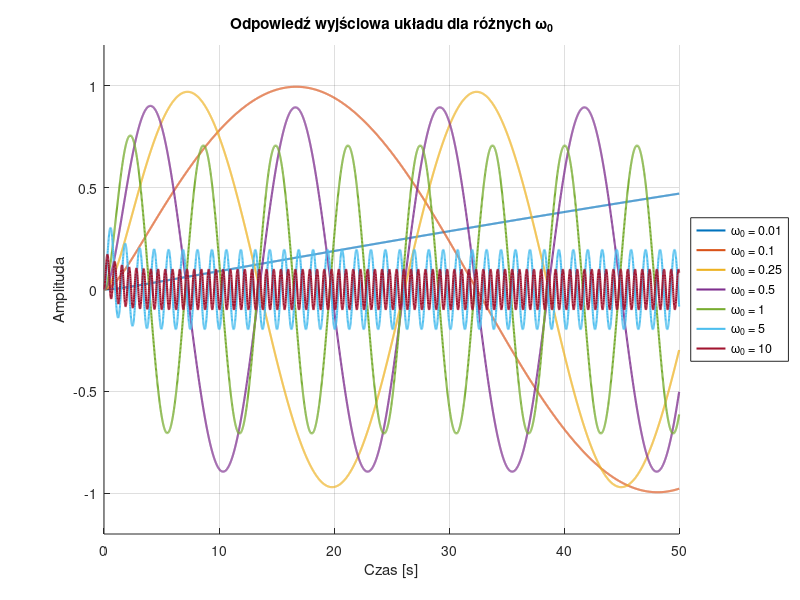

Source code (MATLAB):
A = 1;
B = 1;
C = A + B;

G = tf(1, [1 1]);


% Konfiguracja czasu symulacji
t = 0:0.01:50;

omega0_values = [0.01, 0.1, 0.25, 0.5, 1, 5, 10];

% Inicjalizacja wykresu
figure('Position', [100, 100, 1200, 600]);
hold on;
grid on;

% Kolory linii na wykresie
colors = lines(length(omega0_values));
legendEntries = cell(1, length(omega0_values));

% Dla każdej wartości omega
for i = 1:length(omega0_values)
    omega0 = omega0_values(i);
    u = sin(omega0 * t);
    y = lsim(G, u, t);

    plot(t, y, '-', 'Color', colors(i,:), 'LineWidth', 1.5); 
    
    % Legenda
    legendEntries{i} = ['\omega_0 = ', num2str(omega0)];
end

% Formatowanie wykresu
title('Odpowiedź wyjściowa układu dla różnych \omega_0');
xlabel('Czas [s]');
ylabel('Amplituda');
legend(legendEntries, 'Location', 'eastoutside', 'FontSize', 9);
ylim([-1.2, 1.2]);
set(gca, 'FontSize', 10);
hold off;